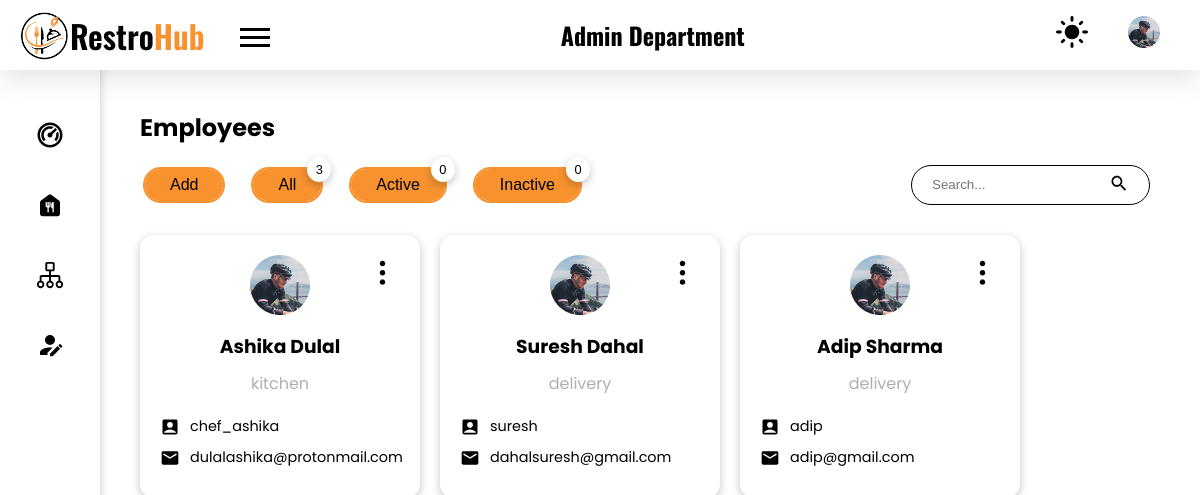
/admin/users/employees.php (signed in), run on an earlier commit of the app's database.
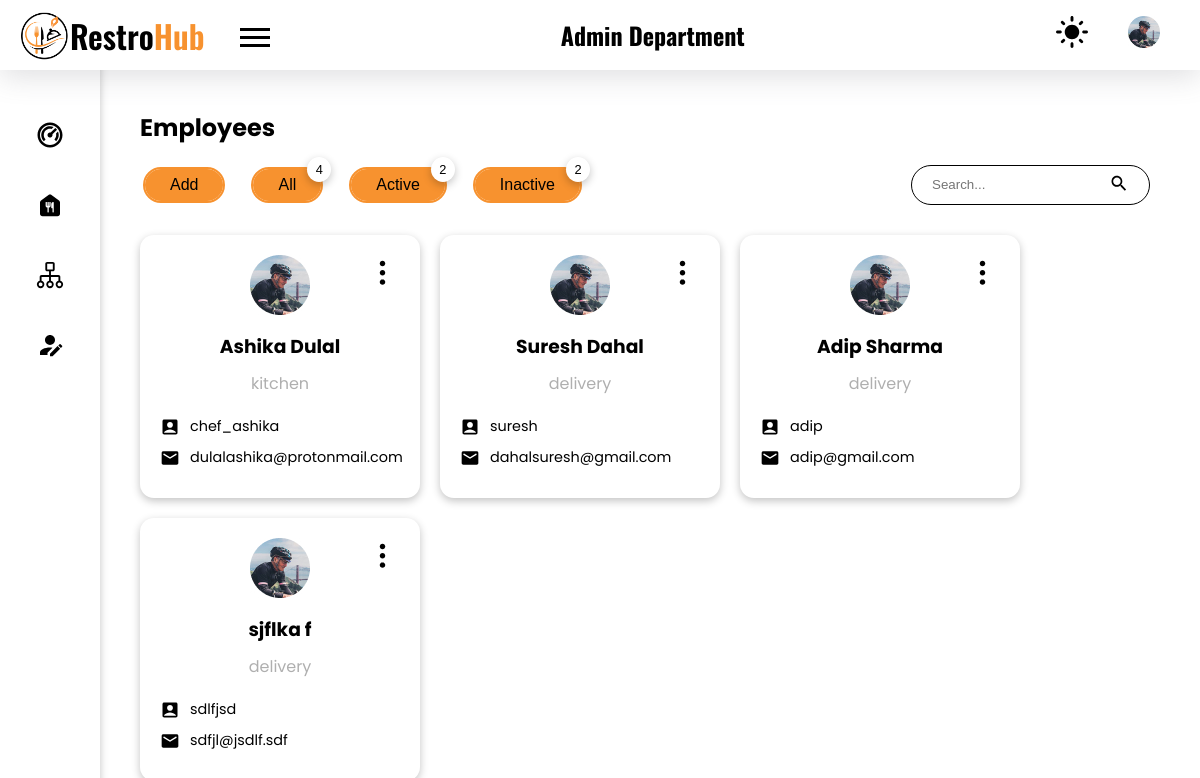
And on a later commit of the database.
### tables this page shows
CREATE TABLE `employees` (
  `emp_id` int(11) NOT NULL,
  `name` varchar(30) NOT NULL,
  `department` int(10) NOT NULL,
  `email` varchar(50) NOT NULL,
  `username` varchar(20) NOT NULL,
  `password` varchar(100) NOT NULL,
  `image` varchar(100) NOT NULL,
  `active` int(11) NOT NULL
);

CREATE TABLE `department` (
  `dept_id` int(11) NOT NULL,
  `department` varchar(20) NOT NULL
);

### admin/users/employees.php (the view, shortened to what the changed rows need)
<!DOCTYPE html>
<html lang="en">
<head>
    <link rel="stylesheet" href="../../styles/style.css">
</head>
<body>
    <?php
    require("./components/header.php");
    require("../../config.php");
    ?>
    <main class="admin_dashboard_body">
        <section class="dashboard_inner-head flex items-center">
            <h2>Employees</h2>
        </section>
        <div class="emplooyee_stat mt-20">
            <div class="flex items-center">
                <div class="emp_button-container flex gap items-center justify-start">
                    <?php
                    $sql_all = "SELECT name,username,email,active,department FROM employees";
                    $result_all = mysqli_query($conn, $sql_all);
                    $count_all = mysqli_num_rows($result_all);
                    $sql_active = "SELECT name,username,email,active,department FROM employees WHERE active =1";
                    $result_active = mysqli_query($conn, $sql_active);
                    $count_active = mysqli_num_rows($result_active);
                    $sql_inactive = "SELECT name,username,email,active,department FROM employees WHERE active = 0";
                    $result_inactive = mysqli_query($conn, $sql_inactive);
                    $count_inactive = mysqli_num_rows($result_inactive);
                    ?>
                    <form action="./backend/specific-users.php" method="post">
                        <button type="submit" name="specific-emp" class="button ml-35 border-curve-lg relative <?php if (isset($_SESSION['filter-by']) && $_SESSION['filter-by'] == "all") echo "active"; ?>">All
                            <div class="count-top shadow"><?php
                                                            echo $count_all;
                                                            ?>
                            </div>
                    </form>
                    <form action="./backend/specific-users.php" method="post">
                        <button type="submit" name="specific-emp" class="button ml-35 border-curve-lg relative <?php if (isset($_SESSION['filter-by']) && $_SESSION['filter-by'] == "active") echo "active"; ?> ">Active
                            <div class="count-top shadow"><?php
                                                            echo $count_active;
                                                            ?>
                            </div>
                    </form>
                    <form action="./backend/specific-users.php" method="post">
                        <button type="submit" name="specific-emp" class="button ml-35 border-curve-lg relative <?php if (isset($_SESSION['filter-by']) && $_SESSION['filter-by'] == "inactive") echo "active"; ?> ">Inactive
                            <div class="count-top shadow"><?php
                                                            echo $count_inactive;
                                                            ?>
                            </div>
                    </form>
                </div>
            </div>
            <?php
            $sql = "select * from employees";
            if (isset($_SESSION['filter-by'])) {
                $filter_by = $_SESSION['filter-by'];
                if ($filter_by == 'all') {
                    $sql = "SELECT * FROM employees";
                } else if ($filter_by == 'active') {
                    $sql = "SELECT * FROM employees WHERE active = 1";
                } else if ($filter_by == 'inactive') {
                    $sql = "SELECT * FROM employees WHERE active = 0";
                }
            } else {
                $sql = "SELECT * FROM employees";
            }
            $result = mysqli_query($conn, $sql) or die("Query Failed.");
            if (mysqli_num_rows($result) > 0) {
            ?>
                <div class="emp_card_container flex wrap gap justify-start">
                    <?php while ($row = mysqli_fetch_assoc($result)) {
                        $sql_dept = "SELECT * FROM department WHERE dept_id = {$row['department']}";
                        $result_dept = mysqli_query($conn, $sql_dept) or die("Query Failed.");
                        $row_dept = mysqli_fetch_assoc($result_dept)['department'];
                    ?>
                        <div class="employee_card p-20 text-center shadow border-curve-md">
                            <img src="../../images/ic_options.svg" alt="options menu" class="emp_card_option-menu table_option-menu">
                            <img src="../../images/profile.jpg" alt="user profile">
                            <h3 class="emp_name"><?php echo $row['name']; ?></h3>
                            <p class="emp_id"><?php echo $row_dept; ?></p>
                            <div class="flex emp_card_content items-center justify-start">
                                <img src="../../images/ic_acc.svg" alt="account icon">
                                <p><?php echo $row['username']; ?></p>
                            </div>
                            <div class="flex emp_card_content items-center justify-start">
                                <img src="../../images/ic_mail.svg" alt="mail icon">
                                <p><?php echo $row['email']; ?></p>
                            </div>
                        </div>
                <?php
                    }
                }
                ?>
                </div>
        </div>
    </main>
</body>
</html>

What changed in the data, as far as the page shows it:
added employees: name "sjflka f", department.department "delivery", username "sdlfjsd", email "sdfjl@jsdlf.sdf"
Also different on the page:
$count_all: "3" → "4"
$count_active: "0" → "2"
$count_inactive: "0" → "2"
